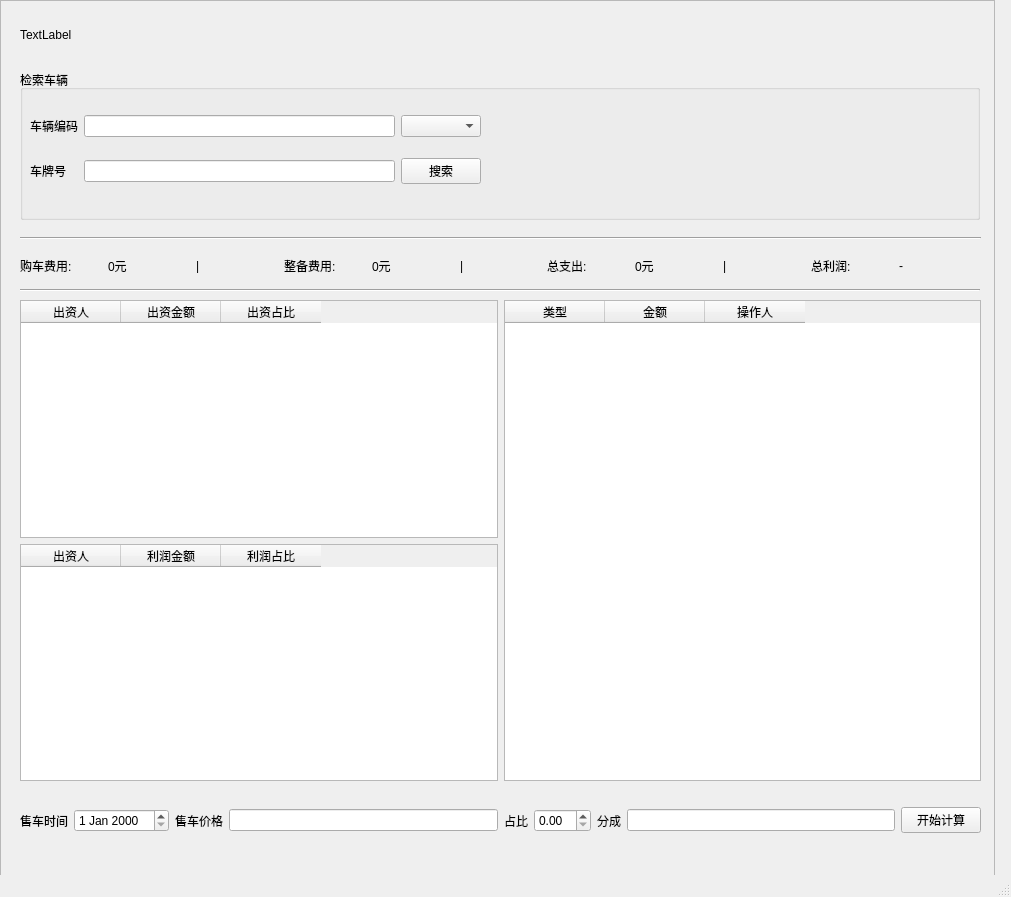
<?xml version="1.0" encoding="UTF-8"?>
<ui version="4.0">
 <class>MainWindow</class>
 <widget class="QMainWindow" name="MainWindow">
  <property name="geometry">
   <rect>
    <x>0</x>
    <y>0</y>
    <width>1011</width>
    <height>897</height>
   </rect>
  </property>
  <property name="windowTitle">
   <string>MainWindow</string>
  </property>
  <widget class="QWidget" name="centralwidget">
   <widget class="QLabel" name="label_9">
    <property name="geometry">
     <rect>
      <x>601</x>
      <y>406</y>
      <width>16</width>
      <height>16</height>
     </rect>
    </property>
    <property name="text">
     <string/>
    </property>
   </widget>
   <widget class="QLabel" name="label_10">
    <property name="geometry">
     <rect>
      <x>589</x>
      <y>406</y>
      <width>16</width>
      <height>16</height>
     </rect>
    </property>
    <property name="text">
     <string/>
    </property>
   </widget>
   <widget class="QFrame" name="panel3_frame">
    <property name="geometry">
     <rect>
      <x>0</x>
      <y>0</y>
      <width>995</width>
      <height>889</height>
     </rect>
    </property>
    <property name="frameShape">
     <enum>QFrame::StyledPanel</enum>
    </property>
    <property name="frameShadow">
     <enum>QFrame::Raised</enum>
    </property>
    <widget class="Line" name="line">
     <property name="geometry">
      <rect>
       <x>20</x>
       <y>230</y>
       <width>961</width>
       <height>16</height>
      </rect>
     </property>
     <property name="orientation">
      <enum>Qt::Horizontal</enum>
     </property>
    </widget>
    <widget class="QWidget" name="layoutWidget">
     <property name="geometry">
      <rect>
       <x>20</x>
       <y>250</y>
       <width>961</width>
       <height>31</height>
      </rect>
     </property>
     <layout class="QHBoxLayout" name="horizontalLayout">
      <item>
       <widget class="QLabel" name="panel3_label4">
        <property name="text">
         <string>购车费用:</string>
        </property>
       </widget>
      </item>
      <item>
       <widget class="QLabel" name="panel3_label5">
        <property name="text">
         <string>0元</string>
        </property>
       </widget>
      </item>
      <item>
       <widget class="QLabel" name="panel3_label16">
        <property name="text">
         <string>|</string>
        </property>
       </widget>
      </item>
      <item>
       <widget class="QLabel" name="panel3_label6">
        <property name="text">
         <string>整备费用:</string>
        </property>
       </widget>
      </item>
      <item>
       <widget class="QLabel" name="panel3_label7">
        <property name="text">
         <string>0元</string>
        </property>
       </widget>
      </item>
      <item>
       <widget class="QLabel" name="panel3_label17">
        <property name="text">
         <string>|</string>
        </property>
       </widget>
      </item>
      <item>
       <widget class="QLabel" name="panel3_label8">
        <property name="text">
         <string>总支出:</string>
        </property>
       </widget>
      </item>
      <item>
       <widget class="QLabel" name="panel3_label9">
        <property name="text">
         <string>0元</string>
        </property>
       </widget>
      </item>
      <item>
       <widget class="QLabel" name="panel3_lebel18">
        <property name="text">
         <string>|</string>
        </property>
       </widget>
      </item>
      <item>
       <widget class="QLabel" name="panel3_label15">
        <property name="text">
         <string>总利润:</string>
        </property>
       </widget>
      </item>
      <item>
       <widget class="QLabel" name="panel3_label14">
        <property name="text">
         <string>-</string>
        </property>
       </widget>
      </item>
     </layout>
    </widget>
    <widget class="Line" name="line_2">
     <property name="geometry">
      <rect>
       <x>20</x>
       <y>280</y>
       <width>960</width>
       <height>21</height>
      </rect>
     </property>
     <property name="orientation">
      <enum>Qt::Horizontal</enum>
     </property>
    </widget>
    <widget class="QWidget" name="layoutWidget">
     <property name="geometry">
      <rect>
       <x>20</x>
       <y>300</y>
       <width>961</width>
       <height>481</height>
      </rect>
     </property>
     <layout class="QHBoxLayout" name="horizontalLayout_2">
      <item>
       <layout class="QVBoxLayout" name="verticalLayout_2">
        <item>
         <widget class="QTableWidget" name="panel3_table1">
          <column>
           <property name="text">
            <string>出资人</string>
           </property>
          </column>
          <column>
           <property name="text">
            <string>出资金额</string>
           </property>
          </column>
          <column>
           <property name="text">
            <string>出资占比</string>
           </property>
          </column>
         </widget>
        </item>
        <item>
         <widget class="QTableWidget" name="panel3_table3">
          <column>
           <property name="text">
            <string>出资人</string>
           </property>
          </column>
          <column>
           <property name="text">
            <string>利润金额</string>
           </property>
          </column>
          <column>
           <property name="text">
            <string>利润占比</string>
           </property>
          </column>
         </widget>
        </item>
       </layout>
      </item>
      <item>
       <widget class="QTableWidget" name="panel3_table2">
        <column>
         <property name="text">
          <string>类型</string>
         </property>
        </column>
        <column>
         <property name="text">
          <string>金额</string>
         </property>
        </column>
        <column>
         <property name="text">
          <string>操作人</string>
         </property>
        </column>
       </widget>
      </item>
     </layout>
    </widget>
    <widget class="QWidget" name="layoutWidget">
     <property name="geometry">
      <rect>
       <x>20</x>
       <y>800</y>
       <width>961</width>
       <height>41</height>
      </rect>
     </property>
     <layout class="QHBoxLayout" name="horizontalLayout_3">
      <item>
       <widget class="QLabel" name="panel3_label10">
        <property name="text">
         <string>售车时间</string>
        </property>
       </widget>
      </item>
      <item>
       <widget class="QDateEdit" name="panel3_dateEdit"/>
      </item>
      <item>
       <widget class="QLabel" name="panel3_label11">
        <property name="text">
         <string>售车价格</string>
        </property>
       </widget>
      </item>
      <item>
       <widget class="QLineEdit" name="panel3_line_edit3"/>
      </item>
      <item>
       <widget class="QLabel" name="panel3_label12">
        <property name="text">
         <string>占比</string>
        </property>
       </widget>
      </item>
      <item>
       <widget class="QDoubleSpinBox" name="panel3_doubleSpinBox"/>
      </item>
      <item>
       <widget class="QLabel" name="panel3_label13">
        <property name="text">
         <string>分成</string>
        </property>
       </widget>
      </item>
      <item>
       <widget class="QLineEdit" name="panel3_line_edit4"/>
      </item>
      <item>
       <widget class="QPushButton" name="panel3_pushbutton_2">
        <property name="text">
         <string>开始计算</string>
        </property>
       </widget>
      </item>
     </layout>
    </widget>
    <widget class="QLabel" name="panel3_title">
     <property name="geometry">
      <rect>
       <x>20</x>
       <y>10</y>
       <width>160</width>
       <height>50</height>
      </rect>
     </property>
     <property name="text">
      <string>TextLabel</string>
     </property>
    </widget>
    <widget class="QGroupBox" name="groupBox">
     <property name="geometry">
      <rect>
       <x>20</x>
       <y>70</y>
       <width>960</width>
       <height>150</height>
      </rect>
     </property>
     <property name="title">
      <string>检索车辆</string>
     </property>
     <widget class="QWidget" name="layoutWidget">
      <property name="geometry">
       <rect>
        <x>10</x>
        <y>30</y>
        <width>451</width>
        <height>101</height>
       </rect>
      </property>
      <layout class="QGridLayout" name="gridLayout">
       <item row="0" column="0">
        <widget class="QLabel" name="panel3_label2">
         <property name="text">
          <string>车辆编码</string>
         </property>
        </widget>
       </item>
       <item row="0" column="1">
        <widget class="QLineEdit" name="panel3_line_edit1"/>
       </item>
       <item row="0" column="2">
        <widget class="QComboBox" name="panel3_combo_box1"/>
       </item>
       <item row="1" column="0">
        <widget class="QLabel" name="panel3_label3">
         <property name="text">
          <string>车牌号</string>
         </property>
        </widget>
       </item>
       <item row="1" column="1">
        <widget class="QLineEdit" name="panel3_line_edit2"/>
       </item>
       <item row="1" column="2">
        <widget class="QPushButton" name="panel3_pushbutton_1">
         <property name="text">
          <string>搜索</string>
         </property>
        </widget>
       </item>
      </layout>
     </widget>
    </widget>
   </widget>
  </widget>
  <widget class="QMenuBar" name="menubar">
   <property name="geometry">
    <rect>
     <x>0</x>
     <y>0</y>
     <width>1011</width>
     <height>23</height>
    </rect>
   </property>
  </widget>
  <widget class="QStatusBar" name="statusbar"/>
 </widget>
 <resources/>
 <connections/>
</ui>
